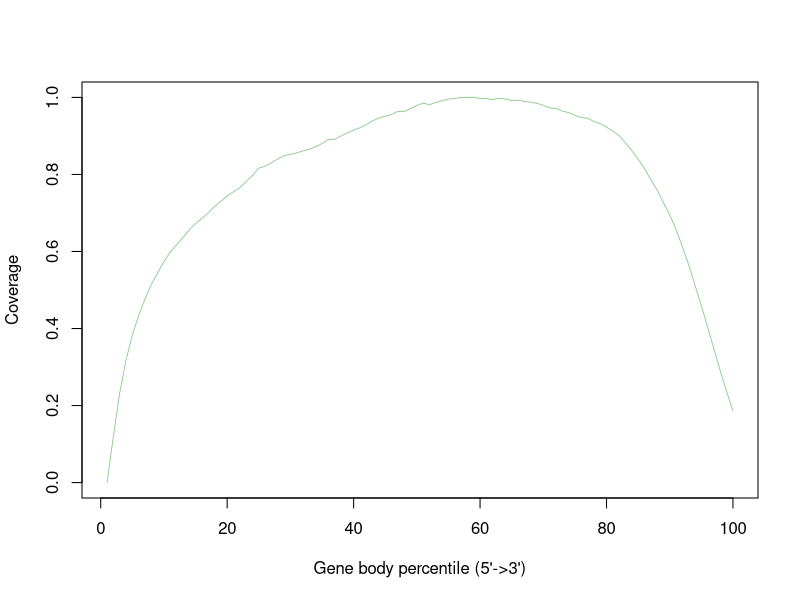

Reproduce this figure in R.
SRR11647707.sorted <- c(0.0,0.12036894635044816,0.23235048617518045,0.31770374635348525,0.3833031314872382,0.43369917498166527,0.476129235636416,0.514074104617377,0.5444991323515891,0.5738645599472699,0.5986826131527307,0.6172782935377803,0.6361932007023654,0.6558062501832367,0.6724608544004996,0.6852179545776871,0.7005108016421779,0.7165532220041024,0.7304636951863096,0.7440266212965606,0.7551136001193554,0.7653591725242841,0.7818695704775971,0.7972612891696385,0.8163885708167201,0.8217847780811356,0.8303492557111251,0.8403591766808828,0.8488912328410757,0.8521915722024193,0.8559601108404149,0.861431136881284,0.8654084476162432,0.8722503753270066,0.8800781928261651,0.8910093823299886,0.8914181699560049,0.8996099392366235,0.9078703201063159,0.914812948348054,0.9213725044543497,0.928989887217068,0.9396001873018792,0.9463272266247992,0.9512536828157176,0.9558836903879321,0.9637999603072536,0.9628700460479087,0.9711825783758551,0.979057226886942,0.9852697901344405,0.9809075229392983,0.9872506588070373,0.9913763324046383,0.9955769910426406,0.9972509364678299,1.0,0.9992686603154947,0.9999842603462868,0.9972513798383571,0.997062282308535,0.9940531819622017,0.997693087726013,0.9959321862561898,0.9918126644246528,0.9932621535204812,0.9894352562368517,0.9877538843553328,0.9846252402306214,0.9793711886414678,0.9728156228699164,0.9711486051092135,0.9646301161979935,0.960490919799315,0.9532040697645742,0.9477874120345946,0.9459891011765447,0.9373040267631751,0.9321510636542077,0.9228571860857693,0.9126522929267049,0.9006270312258657,0.8819649561043781,0.8617483684934475,0.8393501762037607,0.8155949375731527,0.7868824839213064,0.7598555587496707,0.7273317812039605,0.6946406312842577,0.657047743080524,0.6123264543841835,0.5655092423634553,0.512464447918622,0.4589956804072181,0.4035231552197541,0.34633168249859686,0.2896132861298902,0.23647638145804503,0.18600817941032718)


pdf("outputs/mapping_outputs/SRR11647707/gene_body_coverage.geneBodyCoverage.curves.pdf")
x=1:100
icolor = colorRampPalette(c("#7fc97f","#beaed4","#fdc086","#ffff99","#386cb0","#f0027f"))(1)
plot(x,SRR11647707.sorted,type='l',xlab="Gene body percentile (5'->3')", ylab="Coverage",lwd=0.8,col=icolor[1])
dev.off()
